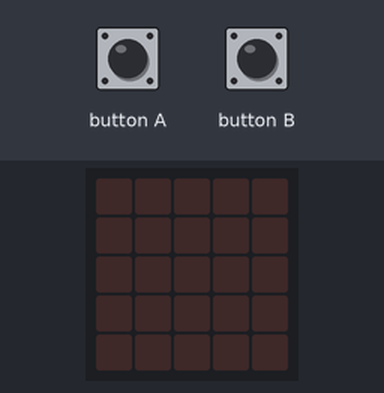
A program run on a simulated BBC micro:bit (MakeCode). On the bench: the board's 5×5 LED display. Inputs (shaded band) come from the test bench. Random numbers come from a fixed seed.

Above: at 1.2 s.
1.3 s: button A pressed for 0.15 s
At 2.3 s:
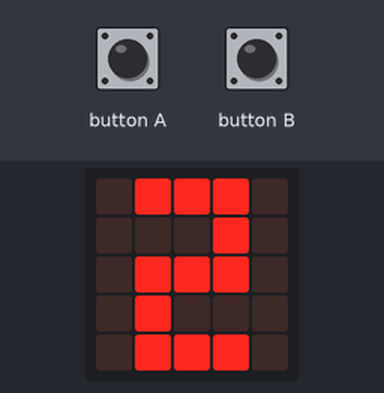
2.9 s: button B pressed for 0.15 s
At 3.5 s:
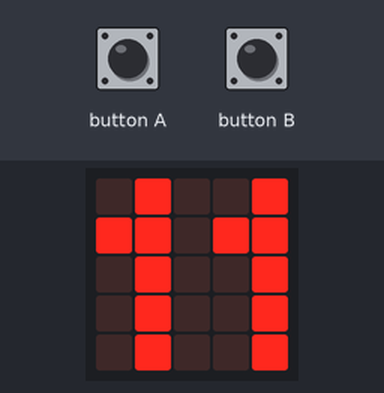
4.5 s: button A pressed for 0.15 s
At 5.8 s:
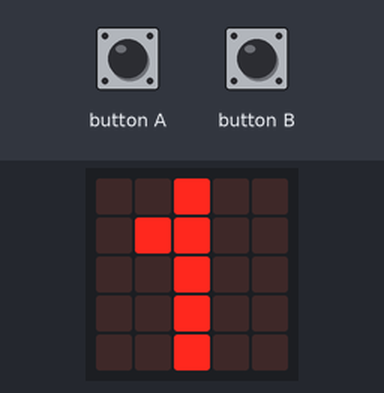
6.1 s: button B pressed for 0.15 s
At 7.2 s:
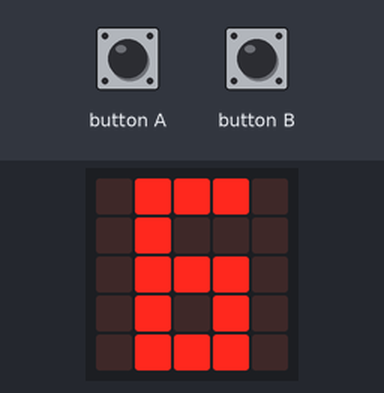
7.7 s: button B pressed for 0.15 s
At 8.4 s:
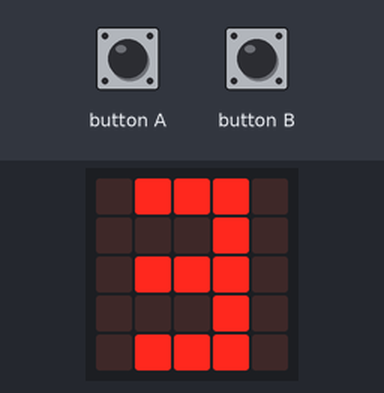
9.3 s: button A pressed for 0.15 s
At 10.8 s:
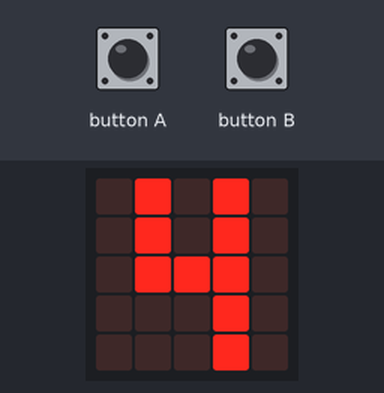
Timing chart, 0 to 11.9 s (numbered marks = the images above; inputs shaded):
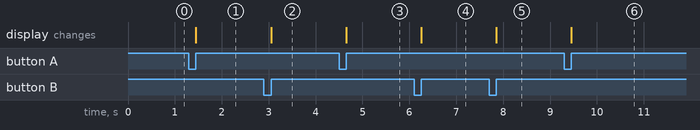

Measured:
- after the input at 1.3 s, the display: changes after 0.15 s (image 1)
- after the input at 2.9 s, the display: changes after 0.15 s (image 2)
- after the input at 4.5 s, the display: changes after 0.15 s (image 3)
- after the input at 6.1 s, the display: changes after 0.15 s (image 4)
- after the input at 7.7 s, the display: changes after 0.15 s (image 5)
- after the input at 9.3 s, the display: changes after 0.15 s (image 6)

The program:

main.ts
```typescript
let chf_1 = 0
let chf_2 = 0
input.onButtonPressed(Button.A, function () {
    basic.clearScreen()
    chf_1 = randint(1, 6)
    if (chf_1 == 1) {
        basic.showLeds(`
            . . # . .
            . # # . .
            . . # . .
            . . # . .
            . . # . .
            `)
    }
    if (chf_1 == 2) {
        basic.showLeds(`
            . # # # .
            . . . # .
            . # # # .
            . # . . .
            . # # # .
            `)
    }
    if (chf_1 == 3) {
        basic.showLeds(`
            . # # # .
            . . . # .
            . # # # .
            . . . # .
            . # # # .
            `)
    }
    if (chf_1 == 4) {
        basic.showLeds(`
            . # . # .
            . # . # .
            . # # # .
            . . . # .
            . . . # .
            `)
    }
    if (chf_1 == 5) {
        basic.showLeds(`
            . # # # .
            . # . . .
            . # # # .
            . . . # .
            . # # # .
            `)
    }
    if (chf_1 == 6) {
        basic.showLeds(`
            . # # # .
            . # . . .
            . # # # .
            . # . # .
            . # # # .
            `)
    }
})
input.onButtonPressed(Button.B, function () {
    basic.clearScreen()
    chf_2 = randint(2, 12)
    if (chf_2 == 2) {
        basic.showLeds(`
            . # # # .
            . . . # .
            . # # # .
            . # . . .
            . # # # .
            `)
    }
    if (chf_2 == 3) {
        basic.showLeds(`
            . # # # .
            . . . # .
            . # # # .
            . . . # .
            . # # # .
            `)
    }
    if (chf_2 == 4) {
        basic.showLeds(`
            . # . # .
            . # . # .
            . # # # .
            . . . # .
            . . . # .
            `)
    }
    if (chf_2 == 5) {
        basic.showLeds(`
            . # # # .
            . # . . .
            . # # # .
            . . . # .
            . # # # .
            `)
    }
    if (chf_2 == 6) {
        basic.showLeds(`
            . # # # .
            . # . . .
            . # # # .
            . # . # .
            . # # # .
            `)
    }
    if (chf_2 == 7) {
        basic.showLeds(`
            . # # # #
            . . . . #
            . . . # .
            . . # . .
            . # . . .
            `)
    }
    if (chf_2 == 8) {
        basic.showLeds(`
            . # # # .
            . # . # .
            . # # # .
            . # . # .
            . # # # .
            `)
    }
    if (chf_2 == 9) {
        basic.showLeds(`
            . # # # .
            . # . # .
            . # # # .
            . . . # .
            . # # # .
            `)
    }
    if (chf_2 == 10) {
        basic.showLeds(`
            . # . # .
            # # # . #
            . # # . #
            . # # . #
            . # . # .
            `)
    }
    if (chf_2 == 11) {
        basic.showLeds(`
            . # . . #
            # # . # #
            . # . . #
            . # . . #
            . # . . #
            `)
    }
    if (chf_2 == 12) {
        basic.showLeds(`
            . # . # #
            # # # . #
            . # . # .
            . # # . .
            . # # # #
            `)
    }
})
```

test.ts
```typescript
// les tests vont ici ; cela ne sera pas compilé si ce paquet est utilisé en tant qu'extension.
```
